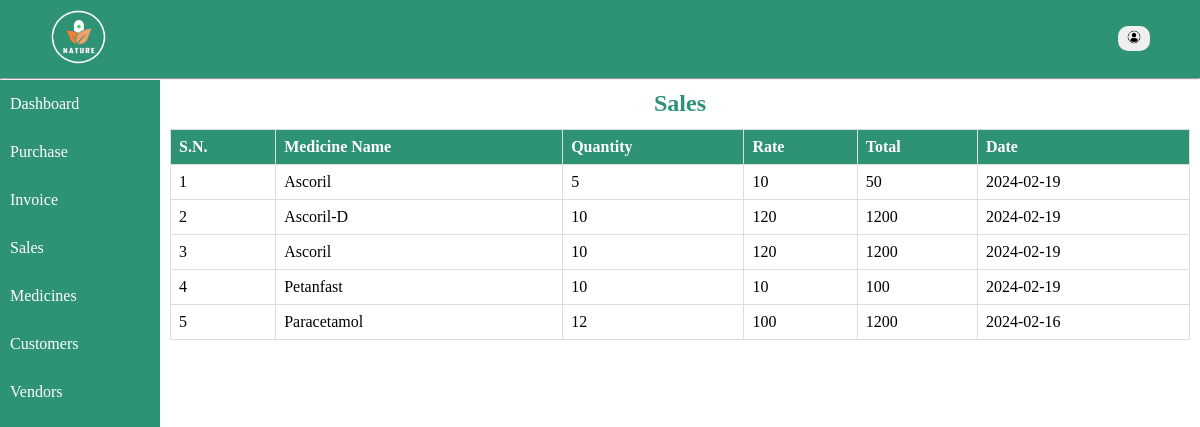
/home/sales.php, run on an earlier commit of the app's database.
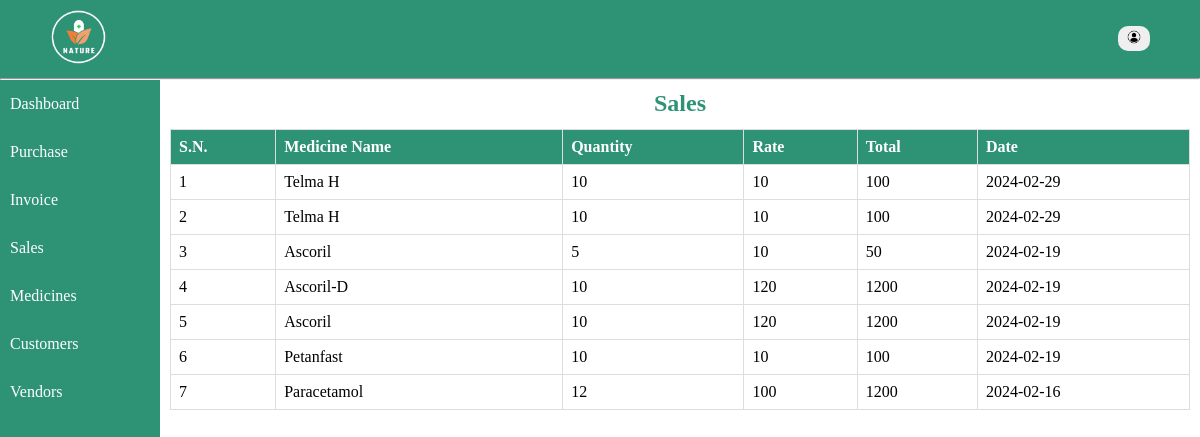
And on a later commit of the database.
### tables this page shows
CREATE TABLE `invoice` (
  `id` int(11) NOT NULL,
  `customer_name` varchar(128) NOT NULL,
  `medicine_name` varchar(128) NOT NULL,
  `quantity` int(11) NOT NULL,
  `rate` int(11) NOT NULL,
  `total` int(11) NOT NULL,
  `date` date NOT NULL
);

### includes/database.php (called while the page is built, shortened)
<?php
    function descSelect($conn, $arg, $order) {
        $sql = "select * from $arg order by $order DESC";
        $result = mysqli_query($conn, $sql);
        return $records = mysqli_fetch_all($result, MYSQLI_ASSOC);
    }
?>

### home/sales.php (the view, shortened to what this page needs)
<?php
include "../includes/database.php";
$records = descSelect($conn, 'invoice', 'date');
?>
<!DOCTYPE html>
<html lang="en">
<head>
    <link rel="stylesheet" href="../styles/style.css">
</head>
<body>
<div class="container">
<?php include '../includes/nav.php'; ?>
<div class="main">
    <?php include '../includes/menu.php'; ?>
    <div class="content-wrapper">
        <div class="records sales">
        <h2>Sales</h2>
        <table class="table">
            <tr>
                <th>S.N.</th>
                <th>Medicine Name</th>
                <th>Quantity</th>
                <th>Rate</th>
                <th>Total</th>
                <th>Date</th>
            </tr>
            <?php if(!empty($records)): ?>
                <?php foreach($records as $key => $record): ?>
                    <tr>
                        <td><?= $key+1; ?></td>
                        <td><?= $record['medicine_name']; ?></td>
                        <td><?= $record['quantity']; ?></td>
                <td><?= $record['rate']; ?></td>
                <td><?= $record['total']; ?></td>
                <td><?= $record['date']; ?></td>
                    </tr>
                <?php endforeach; ?>
                <?php endif; ?>
        </table>
        </div>
    </div>
</div>
</body>
</html>

What changed in the data, as far as the page shows it:
added invoice: medicine_name "Telma H", quantity "10", rate "10", total "100", date "2024-02-29"
added invoice: medicine_name "Telma H", quantity "10", rate "10", total "100", date "2024-02-29"
